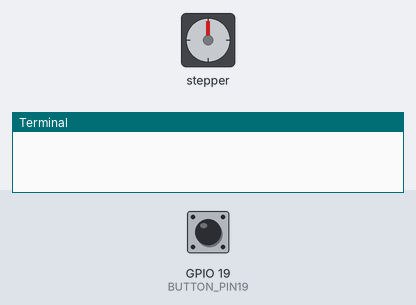
Recording of a program running on a simulated Raspberry Pi (BCM pin numbers). On the bench: stepper motor, the last lines printed to the terminal. The test bench sets the inputs (shaded band); at power-on: GPIO 19 (BUTTON_PIN19) LOW.

Above: at 1.2 s.
1.3 s: GPIO 19 (BUTTON_PIN19) pulled HIGH for 0.15 s
At 3.7 s:
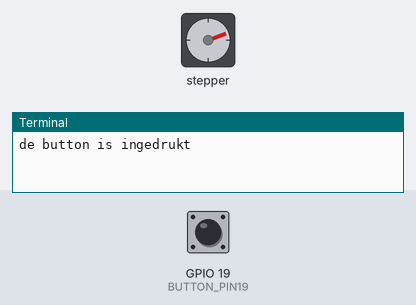
4.4 s: GPIO 19 (BUTTON_PIN19) pulled HIGH for 1 s
At 6.7 s:
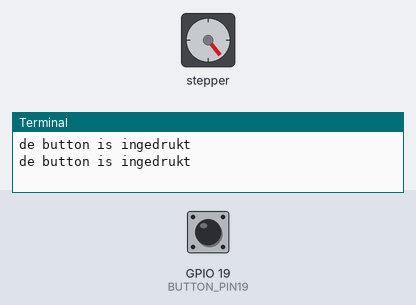
7.4 s: GPIO 19 (BUTTON_PIN19) pulled HIGH for 0.15 s
At 10.2 s:
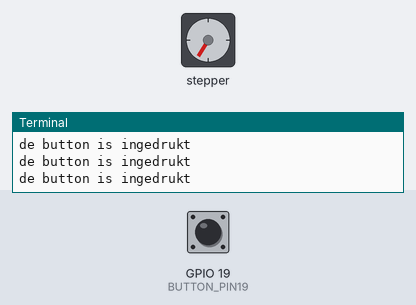
10.5 s: GPIO 19 (BUTTON_PIN19) pulled HIGH for 3.2 s
At 15.6 s:
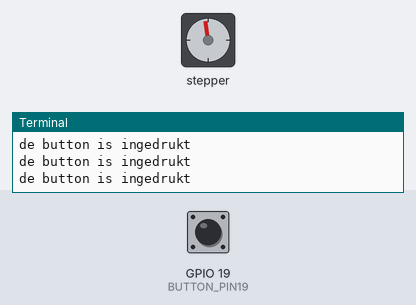
Timing chart, 0 to 16.2 s (numbered marks = the images above; inputs shaded):
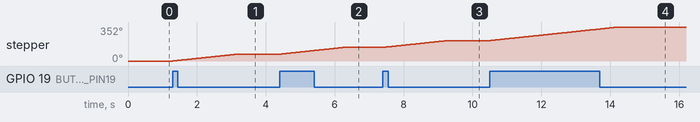

Measured:
- after the input at 1.3 s, stepper: turns 70° clockwise in 1.8 s, starting at once
- after the input at 4.4 s, stepper: turns 71° clockwise in 1.9 s, starting at once
- after the input at 7.4 s, stepper: turns 70° clockwise in 1.8 s, starting at once
- after the input at 10.5 s, stepper: turns 141° clockwise in 3.7 s, starting at once

The program:

Opdracht7b.py
```python
#Importeren van de bibiotheken vd Gpio-pinnen en de Rpi-motor voor de stappenmotor
import RPi.GPIO as GPIO
from RpiMotorLib import RpiMotorLib

#De pinnen waarop de stappenmotor en de button zijn aangesloten op de Raspberry Pi
BUTTON_PIN19 = 19
BUTTON_PIN6 = 6
gpioPins = [22, 10, 9, 11]

#Gpio-modus naar de bcm configureren en de gpio-pin als uitgangpunt zetten voor het aansturen van de button
GPIO.setmode(GPIO.BCM)
GPIO.setup(BUTTON_PIN19, GPIO.IN, GPIO.PUD_DOWN)
GPIO.setup(BUTTON_PIN6, GPIO.IN, GPIO.PUD_DOWN)

#Initialiseren van de Stappenmotor
motor = RpiMotorLib.BYJMotor("MIJNMOTOR", "28BYJ")

try:
    # Loop
    while True:
        # Het lezen van de status van de button
        buttonState19 = GPIO.input(BUTTON_PIN19)

        # Als de button is ingedrukt
        if buttonState19 == GPIO.HIGH:
            print("de button is ingedrukt")
            # De motor wordt in 12sec worden gedraaid en dat gebeurt rechtsom
            motor.motor_run(gpioPins, 0.00234, 100, False, False, "half", 0)

finally:
    GPIO.cleanup()
```
